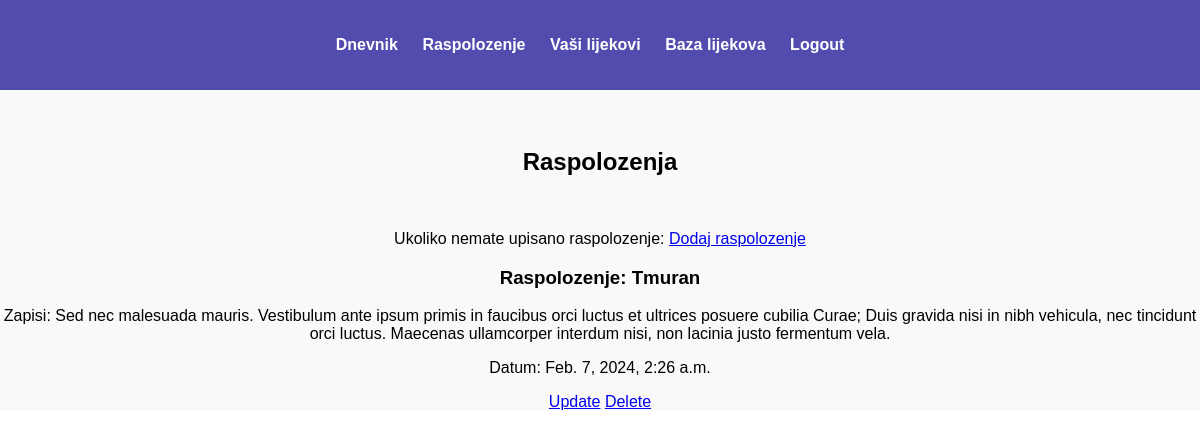
/raspolozenje/ (signed in), run on the app's committed database.
### main/models.py (models this page shows)
class Raspolozenje(models.Model):
    korisnik = models.OneToOneField(User, on_delete=models.CASCADE)
    mood = models.CharField(max_length=255)
    notes = models.TextField()
    datum_izrade = models.DateTimeField(auto_now_add=True)

### main/views.py (the view)
# urls.py: path('raspolozenje/', views.RaspolozenjeView.as_view(), name='raspolozenje'),
class RaspolozenjeView(ListView):
    model = Raspolozenje

### main/templates/main/raspolozenje_list.html
{% extends "mainpage.html" %}
{% block content %}
<br>
<h2> Raspolozenja </h2>
<br>
<p>Ukoliko nemate upisano raspolozenje:  <a href="{% url 'main:addr' %}">Dodaj raspolozenje</a></p>
{% for raspolezenje in raspolozenje_list %}
    {% if raspolezenje.korisnik == request.user %}
        <div class="raspolozenje">
            <h3>Raspolozenje: {{ raspolezenje.mood }}</h3>
            <p>Zapisi: {{ raspolezenje.notes }}</p>
            <p>Datum: {{ raspolezenje.datum_izrade }}</p>
            <a href="{% url 'main:update' raspolezenje.pk %}">Update</a>  <a href="{% url 'main:deleter' raspolezenje.pk %}">Delete</a>
            <br>
        </div>
    {% endif %}
{% endfor %}
{% endblock %}

### main/templates/mainpage.html (style rules this page uses)
body { font-family: Arial, sans-serif; margin: 0; padding: 0; }

### data on the page
Raspolozenje: mood "Tmuran", notes "Sed nec malesuada mauris. Vestibulum ante ipsum primis in faucibus orci luctus et ultrices posuere cubilia Curae; Duis gravida nisi in nibh vehicula, nec tincidunt orci luctus. Maecenas ullamcorper interdum nisi, non lacinia justo fermentum vela.", datum_izrade "Feb. 7, 2024, 2:26 a.m."
